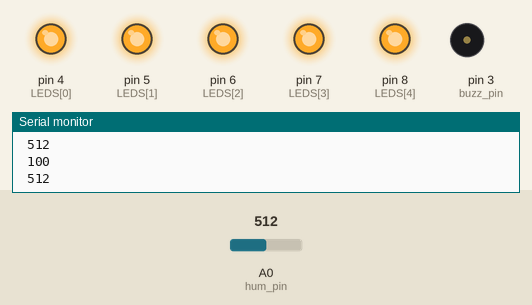
A sketch run on a simulated Arduino Uno, built with avr-gcc and run on an emulated ATmega328P. On the bench: output pins drawn as LEDs (lit = HIGH), buzzer (waves = sounding), the last lines printed to the serial monitor. The test bench sets the inputs (shaded band); at power-on: A0 (hum_pin) = 512.

Above: at 1.2 s.
1.3 s: A0 (hum_pin) set to 195
2.8 s: A0 (hum_pin) set to 169
At 3.31 s:
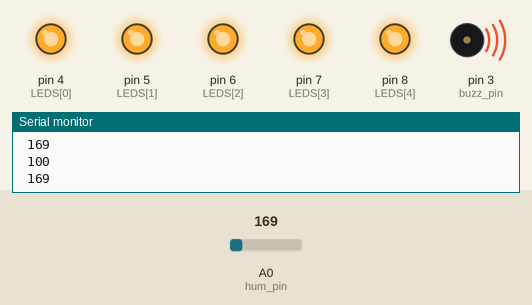
5.8 s: A0 (hum_pin) set to 306
At 6.3 s:
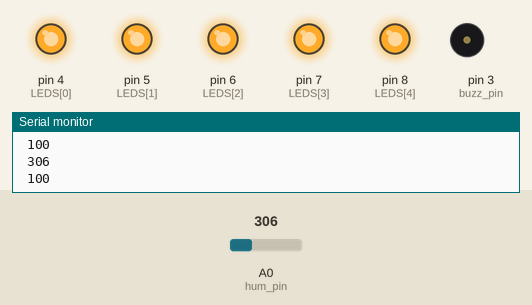
7.3 s: A0 (hum_pin) set to 122
At 7.82 s:
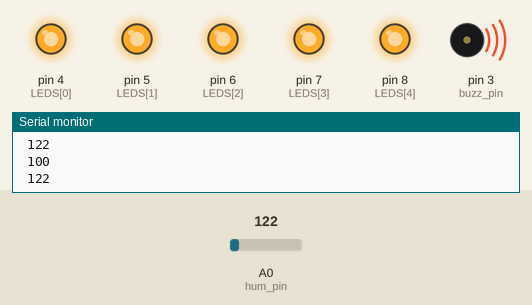
Timing chart, 0 to 10.3 s (numbered marks = the images above; inputs shaded):
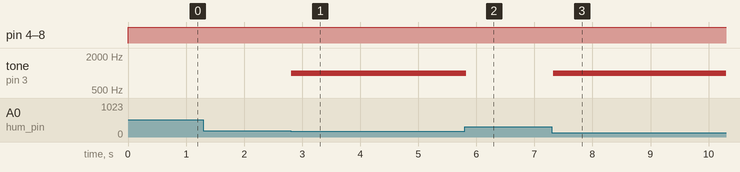

The sketch:

sketch_oct07a.ino
```cpp
const int LEDS[5] = {4,5,6,7,8};
int buzz_pin = 3;
int hum_pin = A0;
int humValue = 0;
int mapValue = 0;

void setup(){
  Serial.begin(9600);
  for(int i= 0; i < 5; i ++){
    pinMode(LEDS[i], OUTPUT);
  }
  pinMode(buzz_pin, OUTPUT);
  pinMode(hum_pin, INPUT);
}

void loop(){
  humValue = analogRead(hum_pin);
  Serial.println(humValue);
  Serial.print(' ');
  Serial.println(mapValue);
  Serial.print(' ');

  mapValue = map(humValue, 0, 876, 0, 100);

  if(mapValue <= 20){
    tone(buzz_pin, 1000, 100);
    delay(100);
  }

  if(mapValue >= 80){
    tone(buzz_pin, 2000, 1000);
  }

  if(mapValue = 100){
    for(int i= 0; i < 5; i ++){
      //mapValue = map(humValue, 0, 876, 0, 100);
      digitalWrite(LEDS[i], HIGH);
    }
    } else if(mapValue < 100){
      for(int i= 0; i < 5; i ++){
          digitalWrite(LEDS[i], LOW);
      }
  }
}
```

Measured:
- the behaviour switches between 184 and 183 on A0 (hum_pin) (found by bisection; images 0 and 1)
- after the input at 2.8 s, tone on pin 3 (buzz_pin): silent → 1000 Hz at once
- after the input at 5.8 s, tone on pin 3 (buzz_pin): 1000 Hz → silent at once
- after the input at 7.3 s, tone on pin 3 (buzz_pin): silent → 1000 Hz at once
